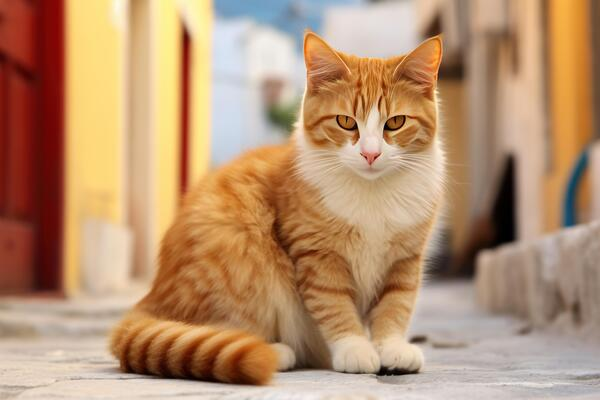
#> input picture Photos/cat1.jpg, 600 x 400 px
$ python contours.py
#> lines starting #> are read from the running program, lines starting #| are printed output that depends on the picture; after the words box and inside, x2 and y2 are one past the last pixel; in counts of white or black regions, pixels touching at a corner belong together
import cv2 as cv


img = cv.imread('Photos/cat1.jpg')
#> img is the input picture: shape (400, 600, 3); mean B, G, R 112, 145.3, 183.5
#img = cv.resize(img,(720,360))
#cv.imshow("img",img)

gray = cv.cvtColor(img,cv.COLOR_BGR2GRAY)
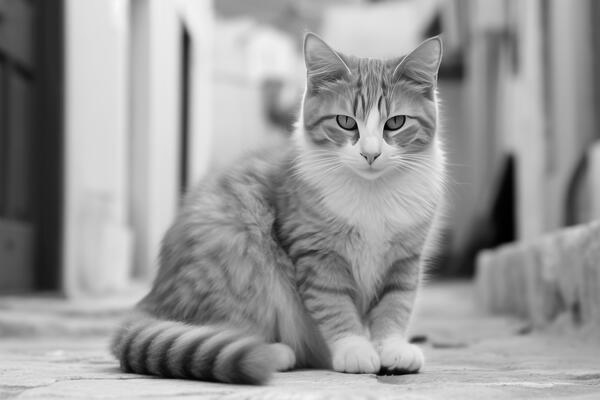
#> gray: shape (400, 600); min 0, max 250, mean 153
#cv.imshow("img",gray)

blur = cv.GaussianBlur(gray,(5,5),cv.BORDER_DEFAULT)
#cv.imshow("blur",blur)

canny = cv.Canny(img,125,125)
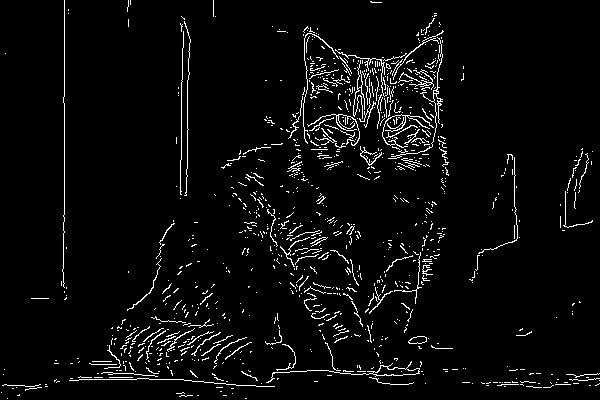
#> canny: shape (400, 600); 4.1% white in thin lines or dots
#cv.imshow("canny",canny)


contours,hierarchies = cv.findContours(canny,cv.RETR_LIST,cv.CHAIN_APPROX_NONE)
#> contours = 1018 contours, 1004 with area under 20; largest, box (x1, y1, x2, y2) and area: (266, 361, 420, 383) 292, (372, 365, 420, 376) 264, (408, 336, 427, 344) 100, (408, 336, 427, 344) 95, (382, 114, 434, 148) 45
print(len(contours))
#| 1018

cv.waitKey(0)

$ run again, with Photos/.jpg copied over Photos/cat1.jpg
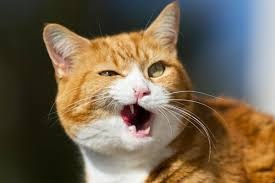
#> input picture Photos/.jpg, 275 x 183 px
#> img is the input picture: shape (183, 275, 3); mean B, G, R 80.3, 100.2, 114.7
#> `blur = cv.GaussianBlur(gray,(5,5),cv.BORDER_DEFAULT)`:
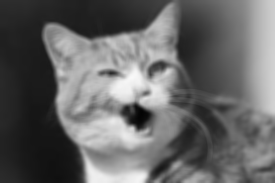
#> blur: shape (183, 275); min 3, max 249, mean 102.3
#> `canny = cv.Canny(img,125,125)`:
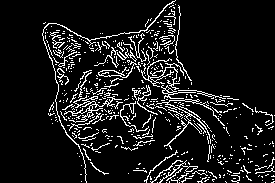
#> canny: shape (183, 275); 10.1% white in thin lines or dots, all inside (x1, y1, x2, y2) = (42, 0, 275, 183)
#> contours = 518 contours, 500 with area under 20; largest, box (x1, y1, x2, y2) and area: (98, 61, 137, 78) 116, (141, 58, 184, 90) 106, (156, 99, 225, 150) 106, (64, 95, 122, 123) 100, (98, 70, 122, 77) 92
#| 518

$ run again, with Photos/cat3.jpeg copied over Photos/cat1.jpg
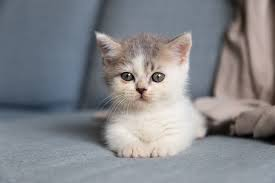
#> input picture Photos/cat3.jpeg, 275 x 183 px
#> img is the input picture: shape (183, 275, 3); mean B, G, R 137.4, 133.2, 131.9
#> `gray = cv.cvtColor(img,cv.COLOR_BGR2GRAY)`:
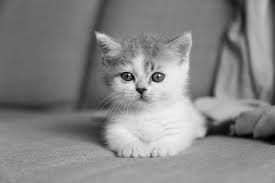
#> gray: shape (183, 275); min 0, max 246, mean 133.2
#> `canny = cv.Canny(img,125,125)`:
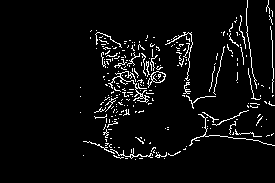
#> canny: shape (183, 275); 4.9% white in thin lines or dots, all inside (x1, y1, x2, y2) = (80, 0, 275, 160)
#> contours = 258 contours, 254 with area under 20; largest, box (x1, y1, x2, y2) and area: (147, 71, 166, 88) 124, (151, 71, 166, 83) 110, (108, 71, 150, 103) 54, (110, 148, 153, 159) 22
#| 258
